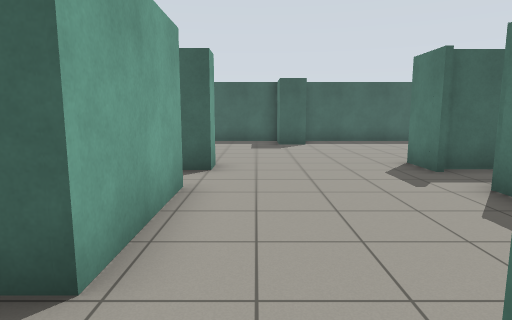
View 1 (above)

18 first-person views from a walk through a world built for the Gazebo simulator. The camera is 1.2 m above the floor, tilts 8° down and sees 75° across. The lines on the ground mark 1 m squares. The floor is counted in squares, 1 m on a side. Each view is taken from the middle of a square. On the plan, view 1 faces up. The plan holds only what a view shows up to about 13 squares ahead; the rest is blank.

View 2
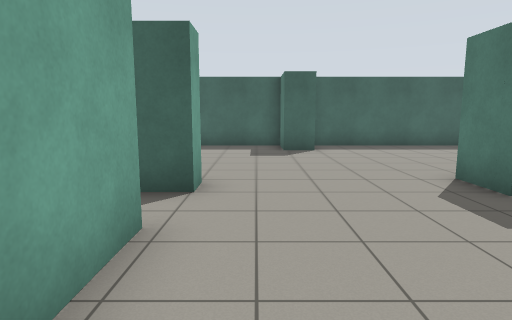

View 3
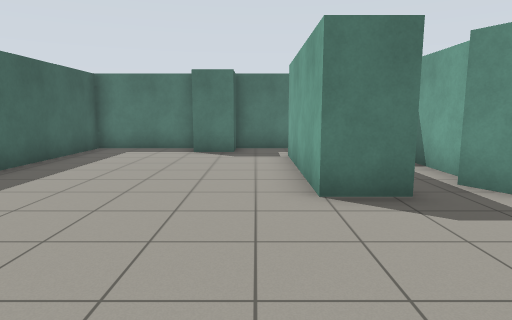

View 4
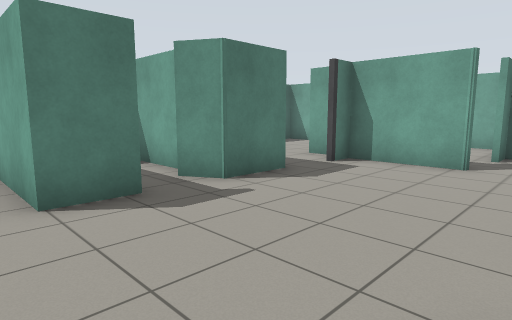

View 5
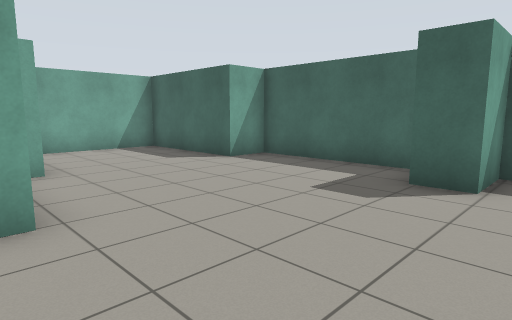

View 6
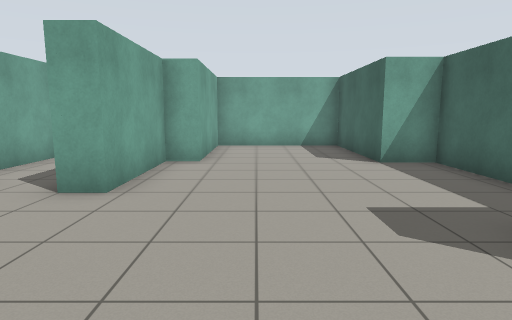

View 7
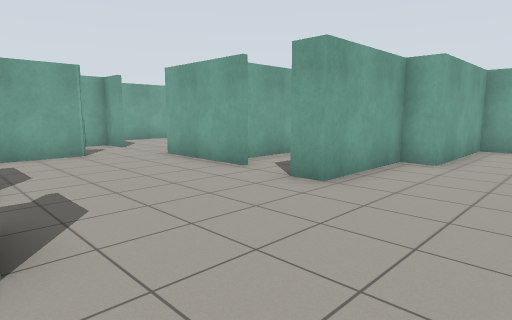

View 8
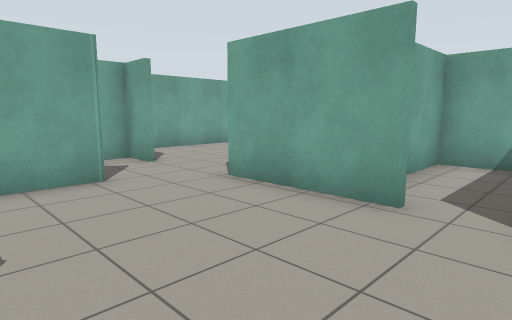

View 9
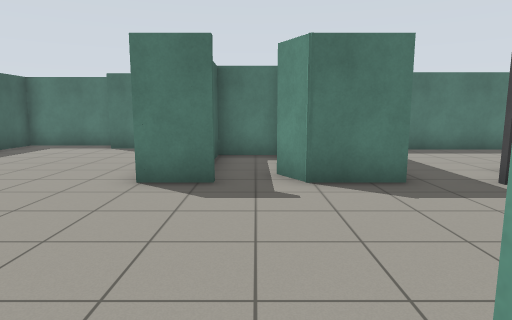

View 10
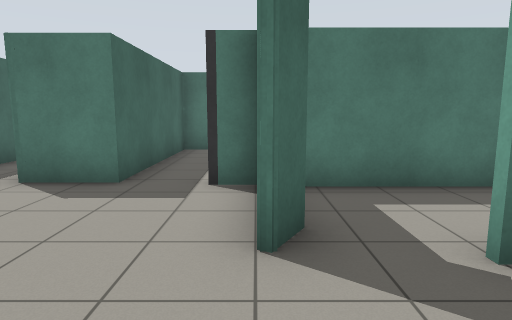

View 11
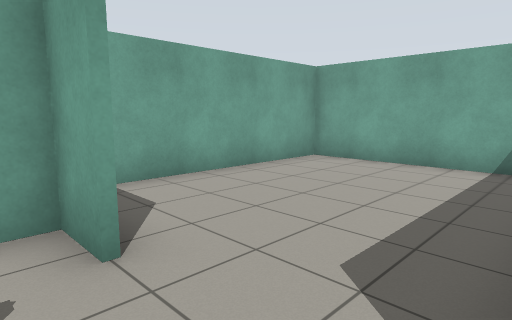

View 12
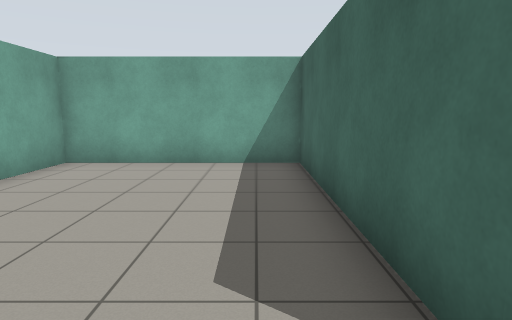

View 13
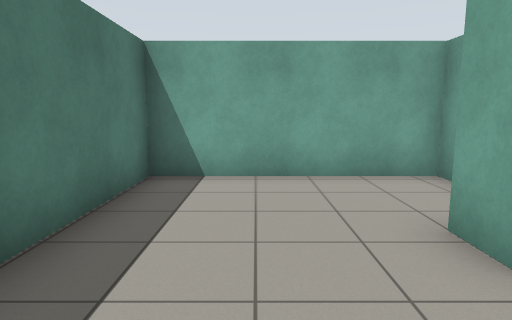

View 14
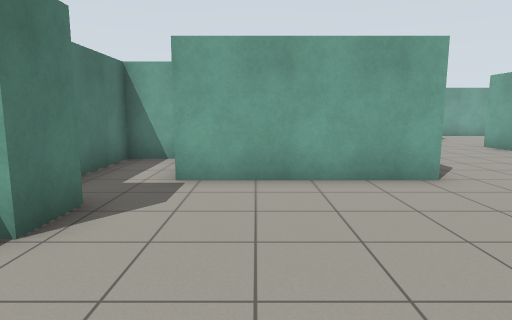

View 15
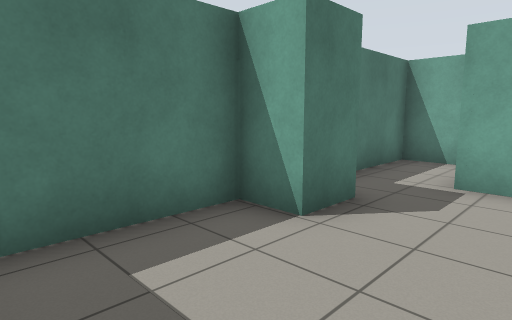

View 16
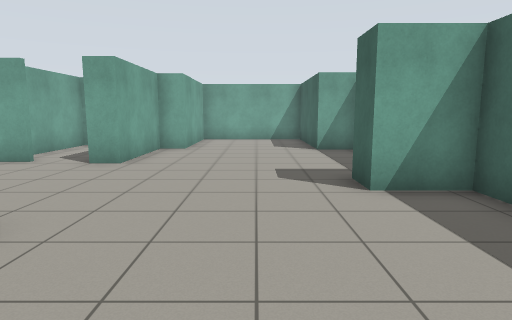

View 17
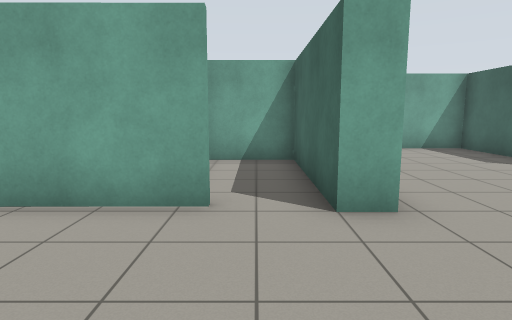

View 18
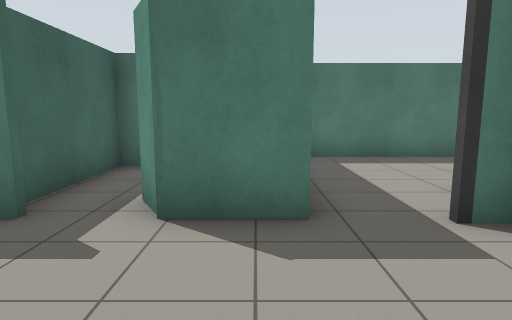

### Floor plan
Points are (right, up) in squares from view 1. A wall is a line through its corners. A room is listed if a view was taken in it or the views show most of it. See-through windows are left out.
Room 1 (views 1, 2, 3, 4, 5, 6, 7, 8, 11, 12, 14, 15, 16, 17, 18)
walls: (3.7, 6.6) (3.7, 8.1) (8.5, 8.1); (-1.2, 5.5) (-1.2, 2.1); (5.3, 5.2) (7.1, 5.2); (1, 14.4) (-4, 14.4) (-4, 13) (-8.4, 13) (-8.4, 8.6) (-4.3, 8.6) (-4.3, 7.7) (-0.9, 7.7) (-0.9, 7.1); (5.4, 3.4) (3.7, 3.4) (3.7, 5.1) (4.6, 5.6); (7.5, 5.4) (7.5, 7.1) (4, 7.1); (9.1, 5.2) (10.4, 5.2) (10.4, 9.7) (9.3, 9.7) (9.3, 10.9) (10.4, 10.9) (10.4, 14.4) (1.9, 14.4) (1.9, 12.8) (0.8, 12.8) (0.8, 13.3); (3.4, 0.9) (3.4, 1.9); (1.4, 0.5) (0.6, 1) (3.6, 1); (4.4, 0.7) (5, 0.7); (-0.9, -0.6) (-0.9, -1.8) (0.5, -1.8) (0.5, -0.9)
ways out: opening at (-1, 6) to room 2; opening at (-1, 0.5) to room 3; opening at (5.3, 2) to room 4; opening at (1, 0)
Room 2 (view 9)
walls: (-0.9, 7.1) (-5.6, 7.1) (-5.6, 4.5) (-2.1, 4.5)
ways out: opening at (-1, 6) to room 1
Room 3 (view 10)
walls: (-1.2, 2.1) (-8, 2.1) (-8, -3.6) (-2.2, -3.6)
ways out: opening at (-1, 0.5) to room 1
Room 4 (view 13)
walls: (5, 0.7) (5, -0.4); (3.5, -2.8) (3.5, -3.3) (9, -3.3) (9, 3.4) (5.4, 3.4)
ways out: opening at (5.3, 2) to room 1

Where each view was taken, in squares from view 1:
view 1: 0 up, 0 right, facing up
view 2: 2 up, 0 right, facing up
view 3: 9 up, 1 left, facing right
view 4: 9 up, 1 left, facing down-right
view 5: 7 up, 3 right, facing up-left
view 6: 10 up, 4 right, facing left
view 7: 11 up, 4 right, facing down-left
view 8: 7 up, 3 right, facing down-left
view 9: 6 up, 2 left, facing right
view 10: 1 up, 2 left, facing right
view 11: 2 up, 0 right, facing down-left
view 12: 1 up, 0 right, facing left
view 13: 3 up, 7 right, facing down
view 14: 14 up, 7 right, facing down
view 15: 14 up, 7 right, facing down-right
view 16: 11 up, 7 right, facing left
view 17: 6 up, 3 right, facing left
view 18: 4 up, 0 right, facing right
